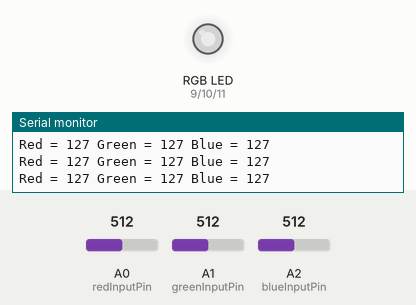
Simulated run of this sketch. Board: Arduino Uno, built with avr-gcc and run on an emulated ATmega328P. Parts: an RGB LED mixed from three pins (HIGH = lit), the last lines printed to the serial monitor. The inputs (shaded band) are chosen by the test bench; at power-on: A0 (redInputPin) = 512, A1 (greenInputPin) = 512, A2 (blueInputPin) = 512. Dim RGB values are drawn brighter than linear.

Above: at 1.2 s.
1.3 s: A0 (redInputPin) set to 410
At 2.5 s:
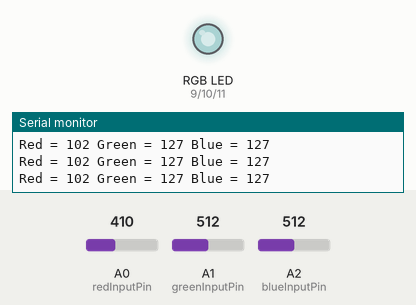
4.3 s: A0 (redInputPin) set to 387
At 5.0 s:
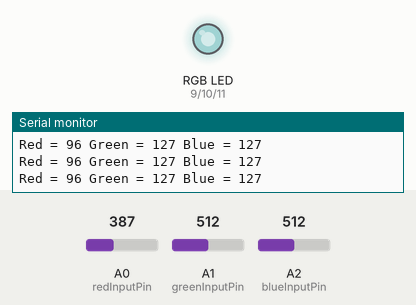
5.8 s: A1 (greenInputPin) set to 420
At 6.5 s:
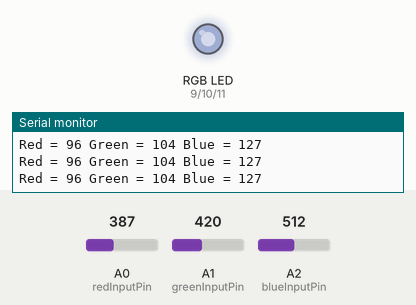
8.8 s: A1 (greenInputPin) set to 391
At 9.4 s:
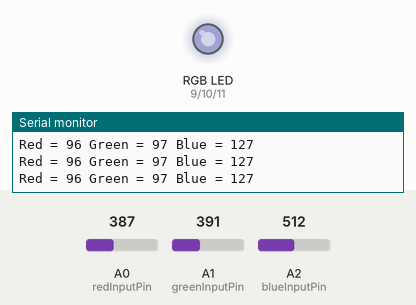
11.8 s: A2 (blueInputPin) set to 409
At 12.7 s:
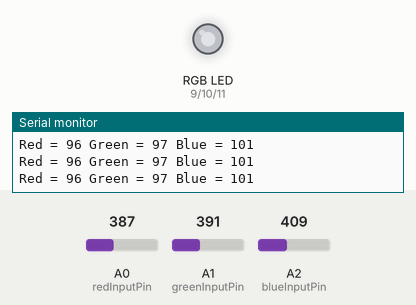
13.3 s: A2 (blueInputPin) set to 387
At 13.7 s:
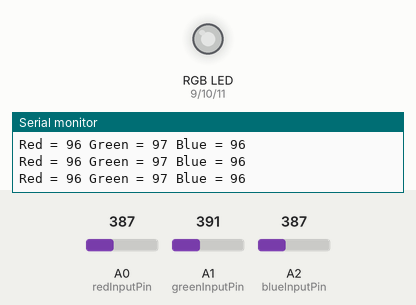
Timing chart, 0 to 16.3 s (numbered marks = the images above; inputs shaded):
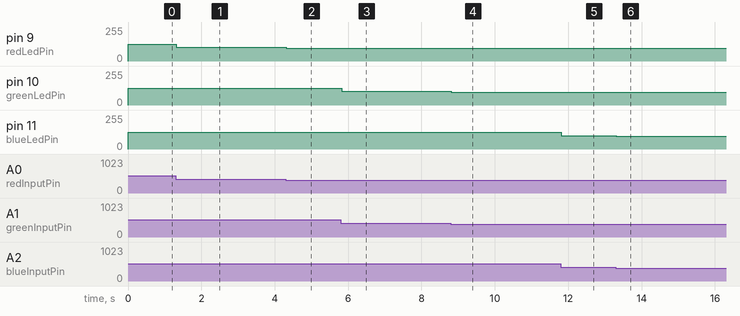

Measured:
- after the input at 1.3 s, pin 9 (redLedPin): 127/255 → 102/255 at once
- after the input at 4.3 s, pin 9 (redLedPin): 102/255 → 96/255 at once
- after the input at 5.8 s, pin 10 (greenLedPin): 127/255 → 104/255 at once
- after the input at 8.8 s, pin 10 (greenLedPin): 104/255 → 97/255 at once
- after the input at 11.8 s, pin 11 (blueLedPin): 127/255 → 101/255 at once
- after the input at 13.3 s, pin 11 (blueLedPin): 101/255 → 96/255 at once

The sketch:

Homework_1.ino
```cpp
//This program takes 3 analog input values from potentiometers,
//maps them to specific output values and sends those values to an RGB LED
//in order to control the brightness of each led in particular(red, green and blue)

//Creating constant variables for the pins
const int redInputPin = A0;
const int greenInputPin = A1;
const int blueInputPin = A2;
const int redLedPin = 9;
const int greenLedPin = 10;
const int blueLedPin = 11;

//Creating constant variables for maximum and minimum values for analogRead() and analogWrite()
const int analogMaxReadValue = 1023;
const int analogMinReadValue = 0;
const int analogMaxWriteValue = 255;
const int analogMinWriteValue = 0;

void setup() {
  //Setting up the serial monitor with a default baud rate of 9600 bps (bits per second)
  Serial.begin(9600);

  //Setting the pinmodes for the RGB LED on OUTPUT and for the potentiometers on INPUT
  pinMode(redLedPin, OUTPUT);
  pinMode(greenLedPin, OUTPUT);
  pinMode(blueLedPin, OUTPUT);
  pinMode(redInputPin, INPUT);
  pinMode(greenInputPin, INPUT);
  pinMode(blueInputPin, INPUT);
}

//Variables used for reading an writing on the pins
int redVal = 0;
int greenVal = 0;
int blueVal = 0;

void loop() {

  //Reading the value from the potentiometer, mapping it to a coresponding output value
  //and sending it to the red LED
  redVal = analogRead(redInputPin);
  redVal = map(redVal, analogMinReadValue, analogMaxReadValue, analogMinWriteValue, analogMaxWriteValue);
  analogWrite(redLedPin, redVal);

  //Reading the value from the potentiometer, mapping it to a coresponding output value
  //and sending it to the green LED
  greenVal = analogRead(greenInputPin);
  greenVal = map(greenVal, analogMinReadValue, analogMaxReadValue, analogMinWriteValue, analogMaxWriteValue);
  analogWrite(greenLedPin, greenVal);

  //Reading the value from the potentiometer, mapping it to a coresponding output value
  //and sending it to the blue LED
  blueVal = analogRead(blueInputPin);
  blueVal = map(blueVal, analogMinReadValue, analogMaxReadValue, analogMinWriteValue, analogMaxWriteValue);
  analogWrite(blueLedPin, blueVal);

  //Writing on the serial monitor the values that are sent to the LED
  Serial.print("Red = ");
  Serial.print(redVal);
  Serial.print(" Green = ");
  Serial.print(greenVal);
  Serial.print(" Blue = ");
  Serial.println(blueVal);
}
```
